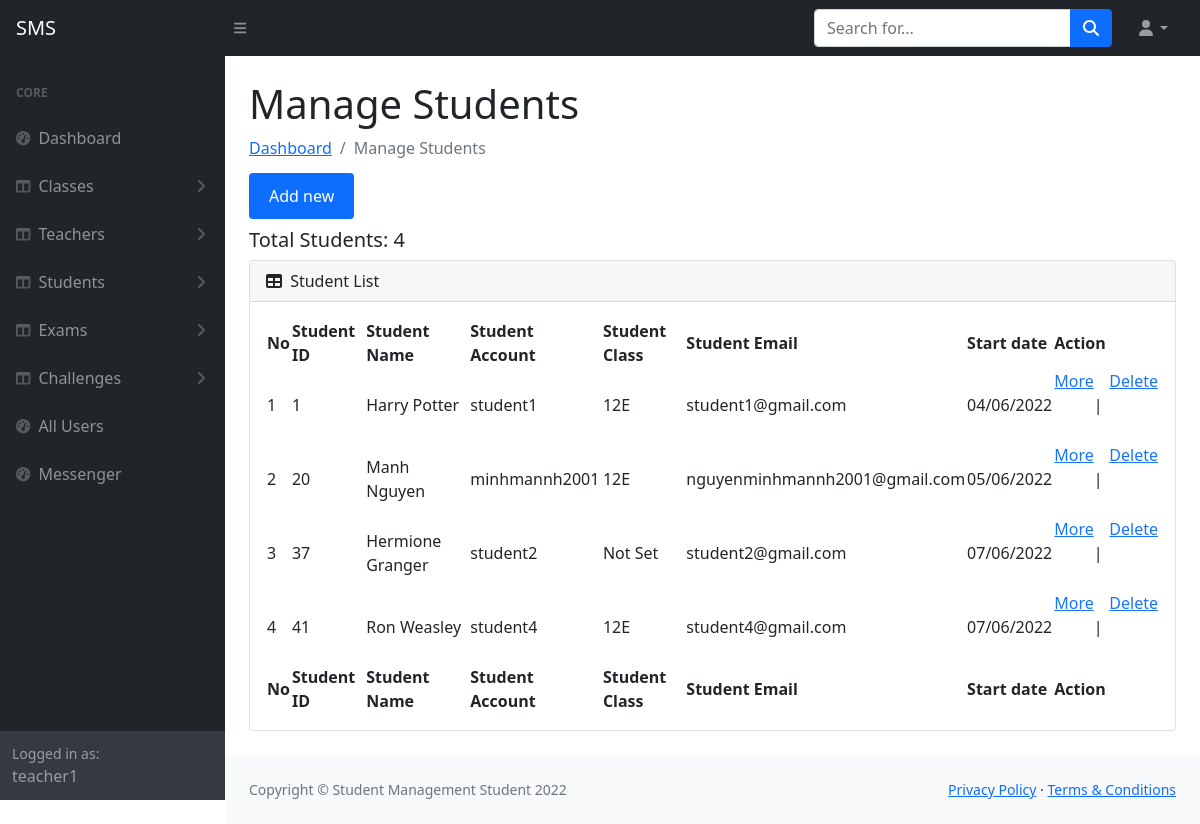
Screenshot of /manage-students.php (signed in) with the database file from the repository.
### tables this page shows
CREATE TABLE `Users` (
  `user_id` int(6) UNSIGNED NOT NULL,
  `user_firstname` varchar(20) NOT NULL,
  `user_lastname` varchar(20) NOT NULL,
  `user_email` varchar(50) NOT NULL,
  `user_phone_number` varchar(20) NOT NULL,
  `user_class` varchar(10) DEFAULT NULL,
  `user_gender` varchar(10) DEFAULT NULL,
  `user_date_of_birth` datetime DEFAULT NULL,
  `user_photo` varchar(100) DEFAULT NULL,
  `user_account` varchar(30) NOT NULL,
  `user_password` varchar(100) NOT NULL,
  `user_position` varchar(10) NOT NULL,
  `user_start_date` datetime DEFAULT current_timestamp()
);

### manage-students.php (the view, shortened to what this page needs)
<?php
    $username = $_SESSION['username'];
?>
<!DOCTYPE html>
<html lang="en">
    <head>
        <link href="https://cdn.jsdelivr.net/npm/simple-datatables@latest/dist/style.css" rel="stylesheet" />
        <link href="css/styles2.css" rel="stylesheet" />
        <link rel="stylesheet" href="https://cdn.datatables.net/1.12.1/css/jquery.dataTables.min.css">
    </head>
    <body class="sb-nav-fixed">
        <?php include 'admin-panel-topbar.php' ?>
        <div id="layoutSidenav">
        <?php include 'admin-panel-sidebar.php' ?>
            <div id="layoutSidenav_content">
                <main>
                    <div class="container-fluid px-4">
                        <h1 class="mt-4">Manage Students</h1>
                        <ol class="breadcrumb mb-4">
                            <li class="breadcrumb-item"><a href="admin-panel.php">Dashboard</a></li>
                            <li class="breadcrumb-item active">Manage Students</li>
                        </ol>
                        <a href="add-students.php" style="background-color: #0d6efd; color: white; padding: 12px 20px; border: none; border-radius: 4px; cursor: pointer; text-decoration: none;">Add new</a>
                        <?php
                            $stmt = $conn->prepare("SELECT * FROM Users WHERE user_position = 'Student';");
                            $stmt->execute();
                            $students = $stmt->fetchAll(PDO::FETCH_ASSOC);
                            $nb_students = count($students);
                            echo "<h5 style='margin-top: 20px;'>Total Students: $nb_students</h5>";
                        ?>
                        <div class="card mb-4">
                            <div class="card-header">
                                <i class="fas fa-table me-1"></i>
                                Student List
                            </div>
                            <div class="card-body">
                                <table id="datatablesSimple"  class="hover stripe row-border" style="width:100%">
                                    <thead>
                                        <tr>
                                            <th>No</th>
                                            <th>Student ID</th>
                                            <th>Student Name</th>
                                            <th>Student Account</th>
                                            <th>Student Class</th>
                                            <th>Student Email</th>
                                            <th>Start date</th>
                                            <th>Action</th>
                                        </tr>
                                    </thead>
                                    <tfoot>
                                        <tr>
                                            <th>No</th>
                                            <th>Student ID</th>
                                            <th>Student Name</th>
                                            <th>Student Account</th>
                                            <th>Student Class</th>
                                            <th>Student Email</th>
                                            <th>Start date</th>
                                            <th>Action</th>
                                        </tr>
                                    </tfoot>
                                    <tbody>
                                        <?php
                                            $count = 1;
                                            foreach ($students as $student) {
                                                $student_id = $student['user_id'];
                                                $student_name = $student['user_firstname'] . ' ' . $student['user_lastname'];
                                                $student_username = $student['user_account'];
                                                $student_class = $student['user_class'];
                                                if ($student['user_class'] == '') {
                                                    $student_class = 'Not Set';
                                                }
                                                $student_email = $student['user_email'];
                                                $student_start_date = $student['user_start_date'];
                                                $student_start_date = date_create($student_start_date);
                                                $student_start_date = date_format($student_start_date, "d/m/Y");
                                                echo "
                                                <tr>
                                                    <td>$count</td>
                                                    <td>$student_id</td>
                                                    <td>$student_name</td>
                                                    <td>$student_username</td>
                                                    <td>$student_class</td>
                                                    <td>$student_email</td>
                                                    <td>$student_start_date</td>
                                                ";
                                                if ($student_username == $username) {
                                                    echo "
                                                        <td class='d-flex'>
                                                            <a href='user-profile.php'>More</a>
                                                            &nbsp
                                                            |
                                                            &nbsp
                                                            <a disabled>Delete</a>
                                                        </td>
                                                    </tr>
                                                    ";
                                                } else {
                                                    echo "
                                                            <td class='d-flex'>
                                                            <form action='user-profile.php' method='GET'>
                                                                <input type='hidden' value='$student_username' name='username'>
                                                                <button class='link-button' type='submit'>More</button>
                                                            </form>
                                                            &nbsp
                                                            |
                                                            &nbsp
                                                            <form action='delete-object.php' id='delete-form$count' onsubmit='event.preventDefault(); modal_confirm_appear($count);' method='POST'>
                                                                <input type='hidden' value='$student_username' name='username'>
                                                                <button class='link-button' type='submit'>Delete</button>
                                                            </form>
                                                        </td>
                                                    </tr>";
                                                }
                                                $count += 1;
                                            }
                                        ?>
                                    </tbody>
                                </table>
                            </div>
                        </div>
                    </div>
                </main>
                <footer class="py-4 bg-light mt-auto">
                    <div class="container-fluid px-4">
                        <div class="d-flex align-items-center justify-content-between small">
                            <div class="text-muted">Copyright &copy; Student Management Student 2022</div>
                            <div>
                                <a href="#">Privacy Policy</a>
                                &middot;
                                <a href="#">Terms &amp; Conditions</a>
                            </div>
                        </div>
                    </div>
                </footer>
            </div>
        </div>
    </body>
</html>

### manage-students.php (style rules this page uses)
.link-button { background: none!important; border: none; padding: 0!important; color: #1774fd; text-decoration: underline; cursor: pointer; }

### rows the page displays
users: user_id "1", student_name "Harry Potter", user_account "student1", user_class "12E", user_email "student1@gmail.com", user_start_date "04/06/2022"
users: user_id "20", student_name "Manh Nguyen", user_account "minhmannh2001", user_class "12E", user_email "nguyenminhmannh2001@gmail.com", user_start_date "05/06/2022"
users: user_id "37", student_name "Hermione Granger", user_account "student2", user_class "Not Set", user_email "student2@gmail.com", user_start_date "07/06/2022"
users: user_id "41", student_name "Ron Weasley", user_account "student4", user_class "12E", user_email "student4@gmail.com", user_start_date "07/06/2022"

### other values shown
$user_username "teacher1"
$nb_students "4"
